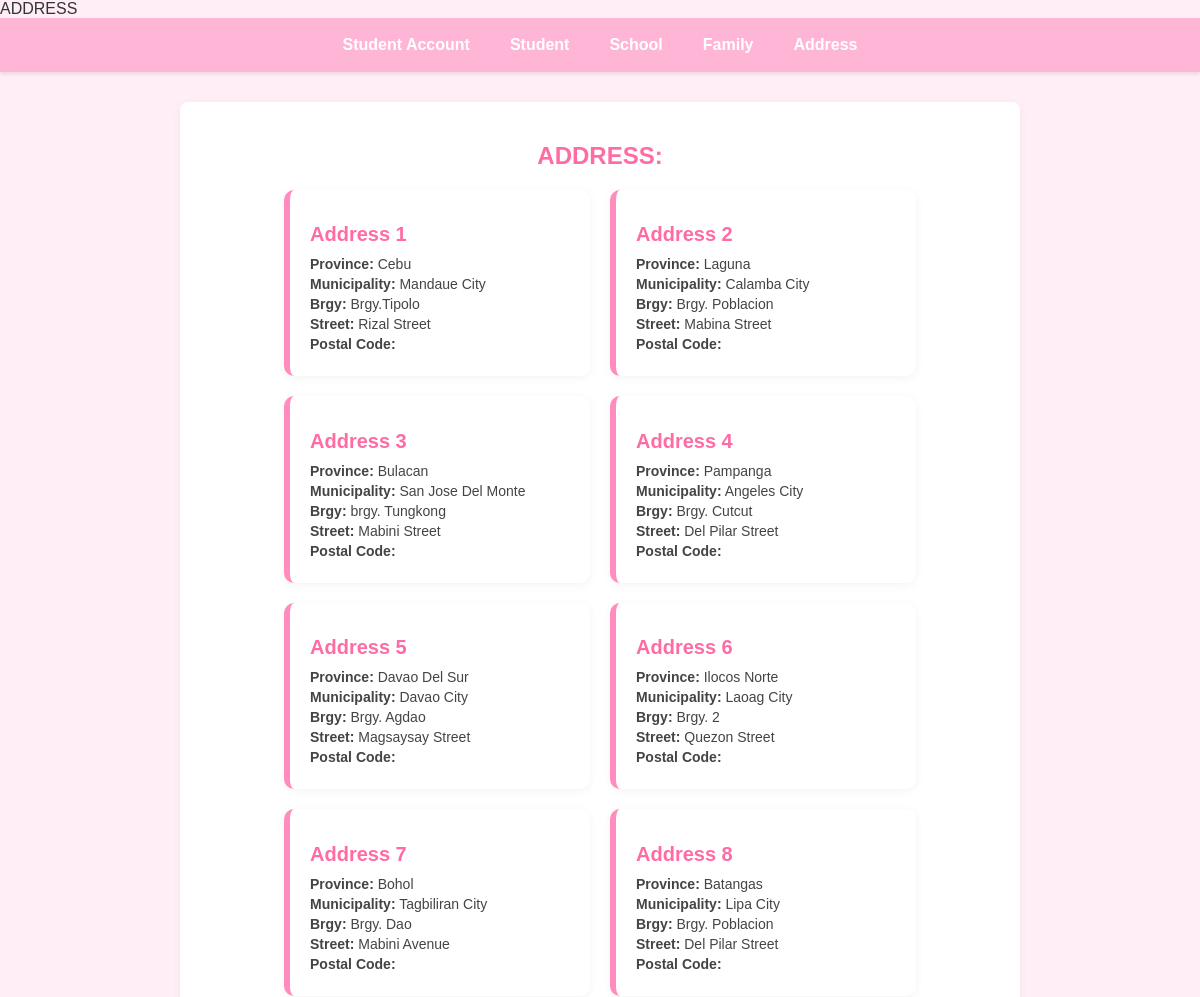
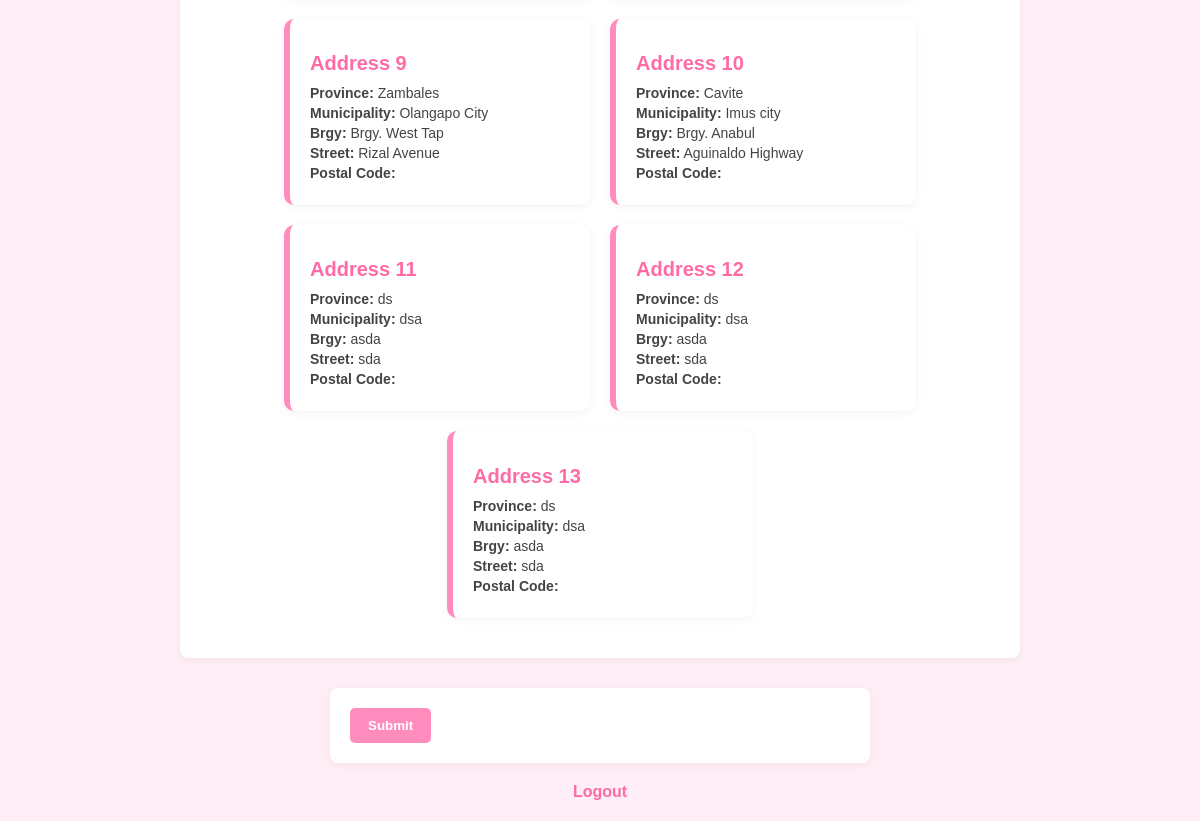
The page /address/ on the database its author committed (2 pictures, top to bottom).
### online_enrollment/models.py (models this page shows, shortened)
class Address(models.Model):
    province = models.CharField(max_length=100)
    municipality = models.CharField(max_length=100)
    brgy = models.CharField(max_length=100)
    street = models.CharField(max_length=100)
    postal = models.IntegerField()

### online_enrollment/views.py (the view)
# urls.py: path('address/', views.address_view, name="address"),
def address_view(request):
    form = Address.objects.all()
    return render(request, 'address.html', {'form': form} )

### online_enrollment/templates/address.html (shortened to what this page needs)
{% extends 'dashboard.html' %}
{% block content %}
<h2>ADDRESS:</h2>
<div class="container">
    {% for x in form %}
    <div class="address">
        <h1>Address {{ forloop.counter }}</h1>
        <p><strong>Province:</strong> {{ x.province }}</p>
        <p><strong>Municipality:</strong> {{ x.municipality }}</p>
        <p><strong>Brgy:</strong> {{ x.brgy }}</p>
        <p><strong>Street:</strong> {{ x.street }}</p>
        <p><strong>Postal Code:</strong> {{ x.postal_code }}</p>
    </div>
    {% endfor %}
</div>
{% endblock %}

### online_enrollment/templates/dashboard.html (style rules this page uses)
body { margin: 0; padding: 0; font-family: Arial, Helvetica, sans-serif; background: #ffeef5; color: #333; }

### online_enrollment/templates/address.html (style rules this page uses)
.container { max-width: 900px; margin: 20px auto; display: flex; flex-wrap: wrap; gap: 20px; justify-content: center; }
.address { background: white; width: 260px; padding: 20px; border-radius: 10px; box-shadow: 0 2px 10px rgba(0,0,0,0.05); border-left: 6px solid #ff8cbc; transition: 0.3s; }
h2 { text-align: center; color: #ff6ba5; margin-top: 20px; }
.address h1 { font-size: 20px; color: #ff6ba5; margin-bottom: 10px; }
.address p { margin: 4px 0; font-size: 14px; color: #444; }

### rows shown on the page
Address: province "Cebu", municipality "Mandaue City", brgy "Brgy.Tipolo", street "Rizal Street"
Address: province "Laguna", municipality "Calamba City", brgy "Brgy. Poblacion", street "Mabina Street"
Address: province "Bulacan", municipality "San Jose Del Monte", brgy "brgy. Tungkong", street "Mabini Street"
Address: province "Pampanga", municipality "Angeles City", brgy "Brgy. Cutcut", street "Del Pilar Street"
Address: province "Davao Del Sur", municipality "Davao City", brgy "Brgy. Agdao", street "Magsaysay Street"
Address: province "Ilocos Norte", municipality "Laoag City", brgy "Brgy. 2", street "Quezon Street"
Address: province "Bohol", municipality "Tagbiliran City", brgy "Brgy. Dao", street "Mabini Avenue"
Address: province "Batangas", municipality "Lipa City", brgy "Brgy. Poblacion", street "Del Pilar Street"
Address: province "Zambales", municipality "Olangapo City", brgy "Brgy. West Tap", street "Rizal Avenue"
Address: province "Cavite", municipality "Imus city", brgy "Brgy. Anabul", street "Aguinaldo Highway"
Address: province "ds", municipality "dsa", brgy "asda", street "sda"
Address: province "ds", municipality "dsa", brgy "asda", street "sda"
Address: province "ds", municipality "dsa", brgy "asda", street "sda"
